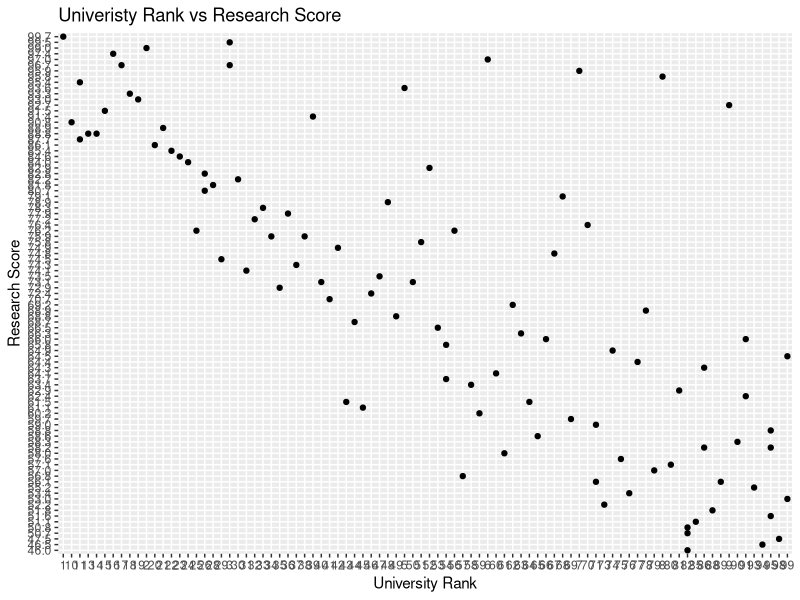

Generate this figure with R:
## ---- chunk 1
knitr::opts_chunk$set(echo = TRUE)
## ---- chunk 2
library(ggplot2)
data = read.csv("rankings.csv")
head(data)
new_data = data[1:100, ]

# https://www.kaggle.com/datasets/alitaqi000/world-university-rankings-2023
ggplot(new_data, aes(x = University.Rank, y = Research.Score)) +
  geom_point() +
  geom_smooth(method = "lm", se = FALSE, color = "red") +
  labs(x = "University Rank", y = "Research Score") +
  ggtitle("Univeristy Rank vs Research Score")

new_data <- transform(data, University.Rank = as.numeric(as.factor(University.Rank)))
new_data <- transform(new_data, Research.Score = as.numeric(as.factor(Research.Score)))

correlation = cor(new_data$University.Rank, new_data$Research.Score)
correlation

